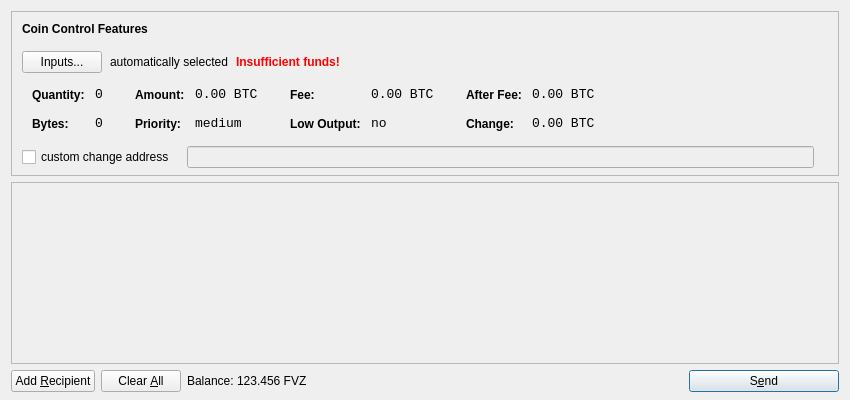
<?xml version="1.0" encoding="UTF-8"?>
<ui version="4.0">
 <class>SendCoinsDialog</class>
 <widget class="QDialog" name="SendCoinsDialog">
  <property name="geometry">
   <rect>
    <x>0</x>
    <y>0</y>
    <width>850</width>
    <height>400</height>
   </rect>
  </property>
  <property name="windowTitle">
   <string>Send Coins</string>
  </property>
  <layout class="QVBoxLayout" name="verticalLayout" stretch="0,1,0">
   <property name="bottomMargin">
    <number>8</number>
   </property>
   <item>
    <widget class="QFrame" name="frameCoinControl">
     <property name="sizePolicy">
      <sizepolicy hsizetype="Expanding" vsizetype="Expanding">
       <horstretch>0</horstretch>
       <verstretch>0</verstretch>
      </sizepolicy>
     </property>
     <property name="maximumSize">
      <size>
       <width>16777215</width>
       <height>16777215</height>
      </size>
     </property>
     <property name="frameShape">
      <enum>QFrame::StyledPanel</enum>
     </property>
     <property name="frameShadow">
      <enum>QFrame::Sunken</enum>
     </property>
     <layout class="QVBoxLayout" name="verticalLayoutCoinControl2">
      <property name="spacing">
       <number>-1</number>
      </property>
      <property name="leftMargin">
       <number>0</number>
      </property>
      <property name="topMargin">
       <number>0</number>
      </property>
      <property name="rightMargin">
       <number>0</number>
      </property>
      <property name="bottomMargin">
       <number>6</number>
      </property>
      <item>
       <layout class="QVBoxLayout" name="verticalLayoutCoinControl" stretch="0,0,0,0,1">
        <property name="spacing">
         <number>0</number>
        </property>
        <property name="leftMargin">
         <number>10</number>
        </property>
        <property name="topMargin">
         <number>10</number>
        </property>
        <item>
         <layout class="QHBoxLayout" name="horizontalLayoutCoinControl1">
          <property name="bottomMargin">
           <number>15</number>
          </property>
          <item>
           <widget class="QLabel" name="labelCoinControlFeatures">
            <property name="sizePolicy">
             <sizepolicy hsizetype="Preferred" vsizetype="Maximum">
              <horstretch>0</horstretch>
              <verstretch>0</verstretch>
             </sizepolicy>
            </property>
            <property name="font">
             <font>
              <weight>75</weight>
              <bold>true</bold>
             </font>
            </property>
            <property name="styleSheet">
             <string notr="true">font-weight:bold;</string>
            </property>
            <property name="text">
             <string>Coin Control Features</string>
            </property>
           </widget>
          </item>
         </layout>
        </item>
        <item>
         <layout class="QHBoxLayout" name="horizontalLayoutCoinControl2" stretch="0,0,0,0">
          <property name="spacing">
           <number>8</number>
          </property>
          <property name="bottomMargin">
           <number>10</number>
          </property>
          <item>
           <widget class="QPushButton" name="pushButtonCoinControl">
            <property name="styleSheet">
             <string notr="true"/>
            </property>
            <property name="text">
             <string>Inputs...</string>
            </property>
           </widget>
          </item>
          <item>
           <widget class="QLabel" name="labelCoinControlAutomaticallySelected">
            <property name="text">
             <string>automatically selected</string>
            </property>
            <property name="margin">
             <number>5</number>
            </property>
           </widget>
          </item>
          <item>
           <widget class="QLabel" name="labelCoinControlInsuffFunds">
            <property name="font">
             <font>
              <weight>75</weight>
              <bold>true</bold>
             </font>
            </property>
            <property name="styleSheet">
             <string notr="true">color:red;font-weight:bold;</string>
            </property>
            <property name="text">
             <string>Insufficient funds!</string>
            </property>
            <property name="margin">
             <number>5</number>
            </property>
           </widget>
          </item>
          <item>
           <spacer name="horizontalSpacerCoinControl">
            <property name="orientation">
             <enum>Qt::Horizontal</enum>
            </property>
            <property name="sizeHint" stdset="0">
             <size>
              <width>40</width>
              <height>1</height>
             </size>
            </property>
           </spacer>
          </item>
         </layout>
        </item>
        <item>
         <widget class="QWidget" name="widgetCoinControl" native="true">
          <property name="sizePolicy">
           <sizepolicy hsizetype="Preferred" vsizetype="Preferred">
            <horstretch>0</horstretch>
            <verstretch>0</verstretch>
           </sizepolicy>
          </property>
          <property name="minimumSize">
           <size>
            <width>0</width>
            <height>0</height>
           </size>
          </property>
          <property name="styleSheet">
           <string notr="true"/>
          </property>
          <layout class="QHBoxLayout" name="horizontalLayoutCoinControl5">
           <property name="margin">
            <number>0</number>
           </property>
           <item>
            <layout class="QHBoxLayout" name="horizontalLayoutCoinControl3" stretch="0,0,0,1">
             <property name="spacing">
              <number>20</number>
             </property>
             <property name="topMargin">
              <number>0</number>
             </property>
             <property name="bottomMargin">
              <number>10</number>
             </property>
             <item>
              <layout class="QFormLayout" name="formLayoutCoinControl1">
               <property name="horizontalSpacing">
                <number>10</number>
               </property>
               <property name="verticalSpacing">
                <number>14</number>
               </property>
               <property name="leftMargin">
                <number>10</number>
               </property>
               <property name="topMargin">
                <number>4</number>
               </property>
               <property name="rightMargin">
                <number>6</number>
               </property>
               <item row="0" column="0">
                <widget class="QLabel" name="labelCoinControlQuantityText">
                 <property name="styleSheet">
                  <string notr="true">font-weight:bold;</string>
                 </property>
                 <property name="text">
                  <string>Quantity:</string>
                 </property>
                 <property name="margin">
                  <number>0</number>
                 </property>
                </widget>
               </item>
               <item row="0" column="1">
                <widget class="QLabel" name="labelCoinControlQuantity">
                 <property name="font">
                  <font>
                   <family>Monospace</family>
                   <pointsize>10</pointsize>
                  </font>
                 </property>
                 <property name="cursor">
                  <cursorShape>IBeamCursor</cursorShape>
                 </property>
                 <property name="contextMenuPolicy">
                  <enum>Qt::ActionsContextMenu</enum>
                 </property>
                 <property name="text">
                  <string notr="true">0</string>
                 </property>
                 <property name="margin">
                  <number>0</number>
                 </property>
                 <property name="textInteractionFlags">
                  <set>Qt::LinksAccessibleByMouse|Qt::TextSelectableByKeyboard|Qt::TextSelectableByMouse</set>
                 </property>
                </widget>
               </item>
               <item row="1" column="0">
                <widget class="QLabel" name="labelCoinControlBytesText">
                 <property name="styleSheet">
                  <string notr="true">font-weight:bold;</string>
                 </property>
                 <property name="text">
                  <string>Bytes:</string>
                 </property>
                </widget>
               </item>
               <item row="1" column="1">
                <widget class="QLabel" name="labelCoinControlBytes">
                 <property name="font">
                  <font>
                   <family>Monospace</family>
                   <pointsize>10</pointsize>
                  </font>
                 </property>
                 <property name="cursor">
                  <cursorShape>IBeamCursor</cursorShape>
                 </property>
                 <property name="contextMenuPolicy">
                  <enum>Qt::ActionsContextMenu</enum>
                 </property>
                 <property name="text">
                  <string notr="true">0</string>
                 </property>
                 <property name="textInteractionFlags">
                  <set>Qt::LinksAccessibleByMouse|Qt::TextSelectableByKeyboard|Qt::TextSelectableByMouse</set>
                 </property>
                </widget>
               </item>
              </layout>
             </item>
             <item>
              <layout class="QFormLayout" name="formLayoutCoinControl2">
               <property name="horizontalSpacing">
                <number>10</number>
               </property>
               <property name="verticalSpacing">
                <number>14</number>
               </property>
               <property name="leftMargin">
                <number>6</number>
               </property>
               <property name="topMargin">
                <number>4</number>
               </property>
               <property name="rightMargin">
                <number>6</number>
               </property>
               <item row="0" column="0">
                <widget class="QLabel" name="labelCoinControlAmountText">
                 <property name="styleSheet">
                  <string notr="true">font-weight:bold;</string>
                 </property>
                 <property name="text">
                  <string>Amount:</string>
                 </property>
                 <property name="margin">
                  <number>0</number>
                 </property>
                </widget>
               </item>
               <item row="0" column="1">
                <widget class="QLabel" name="labelCoinControlAmount">
                 <property name="font">
                  <font>
                   <family>Monospace</family>
                   <pointsize>10</pointsize>
                  </font>
                 </property>
                 <property name="cursor">
                  <cursorShape>IBeamCursor</cursorShape>
                 </property>
                 <property name="contextMenuPolicy">
                  <enum>Qt::ActionsContextMenu</enum>
                 </property>
                 <property name="text">
                  <string notr="true">0.00 BTC</string>
                 </property>
                 <property name="textInteractionFlags">
                  <set>Qt::LinksAccessibleByMouse|Qt::TextSelectableByKeyboard|Qt::TextSelectableByMouse</set>
                 </property>
                </widget>
               </item>
               <item row="1" column="0">
                <widget class="QLabel" name="labelCoinControlPriorityText">
                 <property name="styleSheet">
                  <string notr="true">font-weight:bold;</string>
                 </property>
                 <property name="text">
                  <string>Priority:</string>
                 </property>
                </widget>
               </item>
               <item row="1" column="1">
                <widget class="QLabel" name="labelCoinControlPriority">
                 <property name="font">
                  <font>
                   <family>Monospace</family>
                   <pointsize>10</pointsize>
                  </font>
                 </property>
                 <property name="cursor">
                  <cursorShape>IBeamCursor</cursorShape>
                 </property>
                 <property name="contextMenuPolicy">
                  <enum>Qt::ActionsContextMenu</enum>
                 </property>
                 <property name="text">
                  <string>medium</string>
                 </property>
                 <property name="textInteractionFlags">
                  <set>Qt::LinksAccessibleByMouse|Qt::TextSelectableByKeyboard|Qt::TextSelectableByMouse</set>
                 </property>
                </widget>
               </item>
              </layout>
             </item>
             <item>
              <layout class="QFormLayout" name="formLayoutCoinControl3">
               <property name="horizontalSpacing">
                <number>10</number>
               </property>
               <property name="verticalSpacing">
                <number>14</number>
               </property>
               <property name="leftMargin">
                <number>6</number>
               </property>
               <property name="topMargin">
                <number>4</number>
               </property>
               <property name="rightMargin">
                <number>6</number>
               </property>
               <item row="0" column="0">
                <widget class="QLabel" name="labelCoinControlFeeText">
                 <property name="styleSheet">
                  <string notr="true">font-weight:bold;</string>
                 </property>
                 <property name="text">
                  <string>Fee:</string>
                 </property>
                 <property name="margin">
                  <number>0</number>
                 </property>
                </widget>
               </item>
               <item row="0" column="1">
                <widget class="QLabel" name="labelCoinControlFee">
                 <property name="font">
                  <font>
                   <family>Monospace</family>
                   <pointsize>10</pointsize>
                  </font>
                 </property>
                 <property name="cursor">
                  <cursorShape>IBeamCursor</cursorShape>
                 </property>
                 <property name="contextMenuPolicy">
                  <enum>Qt::ActionsContextMenu</enum>
                 </property>
                 <property name="text">
                  <string notr="true">0.00 BTC</string>
                 </property>
                 <property name="textInteractionFlags">
                  <set>Qt::LinksAccessibleByMouse|Qt::TextSelectableByKeyboard|Qt::TextSelectableByMouse</set>
                 </property>
                </widget>
               </item>
               <item row="1" column="0">
                <widget class="QLabel" name="labelCoinControlLowOutputText">
                 <property name="styleSheet">
                  <string notr="true">font-weight:bold;</string>
                 </property>
                 <property name="text">
                  <string>Low Output:</string>
                 </property>
                </widget>
               </item>
               <item row="1" column="1">
                <widget class="QLabel" name="labelCoinControlLowOutput">
                 <property name="font">
                  <font>
                   <family>Monospace</family>
                   <pointsize>10</pointsize>
                  </font>
                 </property>
                 <property name="cursor">
                  <cursorShape>IBeamCursor</cursorShape>
                 </property>
                 <property name="contextMenuPolicy">
                  <enum>Qt::ActionsContextMenu</enum>
                 </property>
                 <property name="text">
                  <string>no</string>
                 </property>
                 <property name="textInteractionFlags">
                  <set>Qt::LinksAccessibleByMouse|Qt::TextSelectableByKeyboard|Qt::TextSelectableByMouse</set>
                 </property>
                </widget>
               </item>
              </layout>
             </item>
             <item>
              <layout class="QFormLayout" name="formLayoutCoinControl4">
               <property name="horizontalSpacing">
                <number>10</number>
               </property>
               <property name="verticalSpacing">
                <number>14</number>
               </property>
               <property name="leftMargin">
                <number>6</number>
               </property>
               <property name="topMargin">
                <number>4</number>
               </property>
               <property name="rightMargin">
                <number>6</number>
               </property>
               <item row="0" column="0">
                <widget class="QLabel" name="labelCoinControlAfterFeeText">
                 <property name="styleSheet">
                  <string notr="true">font-weight:bold;</string>
                 </property>
                 <property name="text">
                  <string>After Fee:</string>
                 </property>
                 <property name="margin">
                  <number>0</number>
                 </property>
                </widget>
               </item>
               <item row="0" column="1">
                <widget class="QLabel" name="labelCoinControlAfterFee">
                 <property name="font">
                  <font>
                   <family>Monospace</family>
                   <pointsize>10</pointsize>
                  </font>
                 </property>
                 <property name="cursor">
                  <cursorShape>IBeamCursor</cursorShape>
                 </property>
                 <property name="contextMenuPolicy">
                  <enum>Qt::ActionsContextMenu</enum>
                 </property>
                 <property name="text">
                  <string notr="true">0.00 BTC</string>
                 </property>
                 <property name="textInteractionFlags">
                  <set>Qt::LinksAccessibleByMouse|Qt::TextSelectableByKeyboard|Qt::TextSelectableByMouse</set>
                 </property>
                </widget>
               </item>
               <item row="1" column="0">
                <widget class="QLabel" name="labelCoinControlChangeText">
                 <property name="styleSheet">
                  <string notr="true">font-weight:bold;</string>
                 </property>
                 <property name="text">
                  <string>Change:</string>
                 </property>
                </widget>
               </item>
               <item row="1" column="1">
                <widget class="QLabel" name="labelCoinControlChange">
                 <property name="font">
                  <font>
                   <family>Monospace</family>
                   <pointsize>10</pointsize>
                  </font>
                 </property>
                 <property name="cursor">
                  <cursorShape>IBeamCursor</cursorShape>
                 </property>
                 <property name="contextMenuPolicy">
                  <enum>Qt::ActionsContextMenu</enum>
                 </property>
                 <property name="text">
                  <string notr="true">0.00 BTC</string>
                 </property>
                 <property name="textInteractionFlags">
                  <set>Qt::LinksAccessibleByMouse|Qt::TextSelectableByKeyboard|Qt::TextSelectableByMouse</set>
                 </property>
                </widget>
               </item>
              </layout>
             </item>
            </layout>
           </item>
          </layout>
         </widget>
        </item>
        <item>
         <layout class="QHBoxLayout" name="horizontalLayoutCoinControl4" stretch="0,0,0">
          <property name="spacing">
           <number>12</number>
          </property>
          <property name="sizeConstraint">
           <enum>QLayout::SetDefaultConstraint</enum>
          </property>
          <property name="topMargin">
           <number>5</number>
          </property>
          <property name="rightMargin">
           <number>5</number>
          </property>
          <item>
           <widget class="QCheckBox" name="checkBoxCoinControlChange">
            <property name="text">
             <string>custom change address</string>
            </property>
           </widget>
          </item>
          <item>
           <widget class="QLineEdit" name="lineEditCoinControlChange">
            <property name="enabled">
             <bool>false</bool>
            </property>
            <property name="sizePolicy">
             <sizepolicy hsizetype="Expanding" vsizetype="Fixed">
              <horstretch>0</horstretch>
              <verstretch>0</verstretch>
             </sizepolicy>
            </property>
           </widget>
          </item>
          <item>
           <widget class="QLabel" name="labelCoinControlChangeLabel">
            <property name="sizePolicy">
             <sizepolicy hsizetype="Preferred" vsizetype="Expanding">
              <horstretch>0</horstretch>
              <verstretch>0</verstretch>
             </sizepolicy>
            </property>
            <property name="minimumSize">
             <size>
              <width>0</width>
              <height>0</height>
             </size>
            </property>
            <property name="text">
             <string/>
            </property>
            <property name="margin">
             <number>3</number>
            </property>
           </widget>
          </item>
         </layout>
        </item>
        <item>
         <spacer name="verticalSpacerCoinControl">
          <property name="orientation">
           <enum>Qt::Vertical</enum>
          </property>
          <property name="sizeHint" stdset="0">
           <size>
            <width>800</width>
            <height>1</height>
           </size>
          </property>
         </spacer>
        </item>
       </layout>
      </item>
     </layout>
    </widget>
   </item>
   <item>
    <widget class="QScrollArea" name="scrollArea">
     <property name="widgetResizable">
      <bool>true</bool>
     </property>
     <widget class="QWidget" name="scrollAreaWidgetContents">
      <property name="geometry">
       <rect>
        <x>0</x>
        <y>0</y>
        <width>830</width>
        <height>165</height>
       </rect>
      </property>
      <layout class="QVBoxLayout" name="verticalLayout_2">
       <property name="margin">
        <number>0</number>
       </property>
       <item>
        <layout class="QVBoxLayout" name="entries">
         <property name="spacing">
          <number>6</number>
         </property>
        </layout>
       </item>
       <item>
        <spacer name="verticalSpacer">
         <property name="orientation">
          <enum>Qt::Vertical</enum>
         </property>
         <property name="sizeHint" stdset="0">
          <size>
           <width>20</width>
           <height>40</height>
          </size>
         </property>
        </spacer>
       </item>
      </layout>
     </widget>
    </widget>
   </item>
   <item>
    <layout class="QHBoxLayout" name="horizontalLayout">
     <item>
      <widget class="QPushButton" name="addButton">
       <property name="toolTip">
        <string>Send to multiple recipients at once</string>
       </property>
       <property name="text">
        <string>Add &amp;Recipient</string>
       </property>
       <property name="icon">
        <iconset resource="../bitcoin.qrc">
         <normaloff>:/icons/add</normaloff>:/icons/add</iconset>
       </property>
       <property name="autoDefault">
        <bool>false</bool>
       </property>
      </widget>
     </item>
     <item>
      <widget class="QPushButton" name="clearButton">
       <property name="sizePolicy">
        <sizepolicy hsizetype="Minimum" vsizetype="Fixed">
         <horstretch>0</horstretch>
         <verstretch>0</verstretch>
        </sizepolicy>
       </property>
       <property name="toolTip">
        <string>Remove all transaction fields</string>
       </property>
       <property name="text">
        <string>Clear &amp;All</string>
       </property>
       <property name="icon">
        <iconset resource="../bitcoin.qrc">
         <normaloff>:/icons/remove</normaloff>:/icons/remove</iconset>
       </property>
       <property name="autoRepeatDelay">
        <number>300</number>
       </property>
       <property name="autoDefault">
        <bool>false</bool>
       </property>
      </widget>
     </item>
     <item>
      <layout class="QHBoxLayout" name="horizontalLayout_2">
       <property name="spacing">
        <number>3</number>
       </property>
       <item>
        <widget class="QLabel" name="label">
         <property name="text">
          <string>Balance:</string>
         </property>
        </widget>
       </item>
       <item>
        <widget class="QLabel" name="labelBalance">
         <property name="cursor">
          <cursorShape>IBeamCursor</cursorShape>
         </property>
         <property name="text">
          <string>123.456 FVZ</string>
         </property>
         <property name="textInteractionFlags">
          <set>Qt::LinksAccessibleByMouse|Qt::TextSelectableByKeyboard|Qt::TextSelectableByMouse</set>
         </property>
        </widget>
       </item>
      </layout>
     </item>
     <item>
      <spacer name="horizontalSpacer">
       <property name="orientation">
        <enum>Qt::Horizontal</enum>
       </property>
       <property name="sizeHint" stdset="0">
        <size>
         <width>40</width>
         <height>20</height>
        </size>
       </property>
      </spacer>
     </item>
     <item>
      <widget class="QPushButton" name="sendButton">
       <property name="minimumSize">
        <size>
         <width>150</width>
         <height>0</height>
        </size>
       </property>
       <property name="toolTip">
        <string>Confirm the send action</string>
       </property>
       <property name="text">
        <string>S&amp;end</string>
       </property>
       <property name="icon">
        <iconset resource="../bitcoin.qrc">
         <normaloff>:/icons/send</normaloff>:/icons/send</iconset>
       </property>
       <property name="default">
        <bool>true</bool>
       </property>
      </widget>
     </item>
    </layout>
   </item>
  </layout>
 </widget>
 <resources>
  <include location="../bitcoin.qrc"/>
 </resources>
 <connections/>
</ui>
